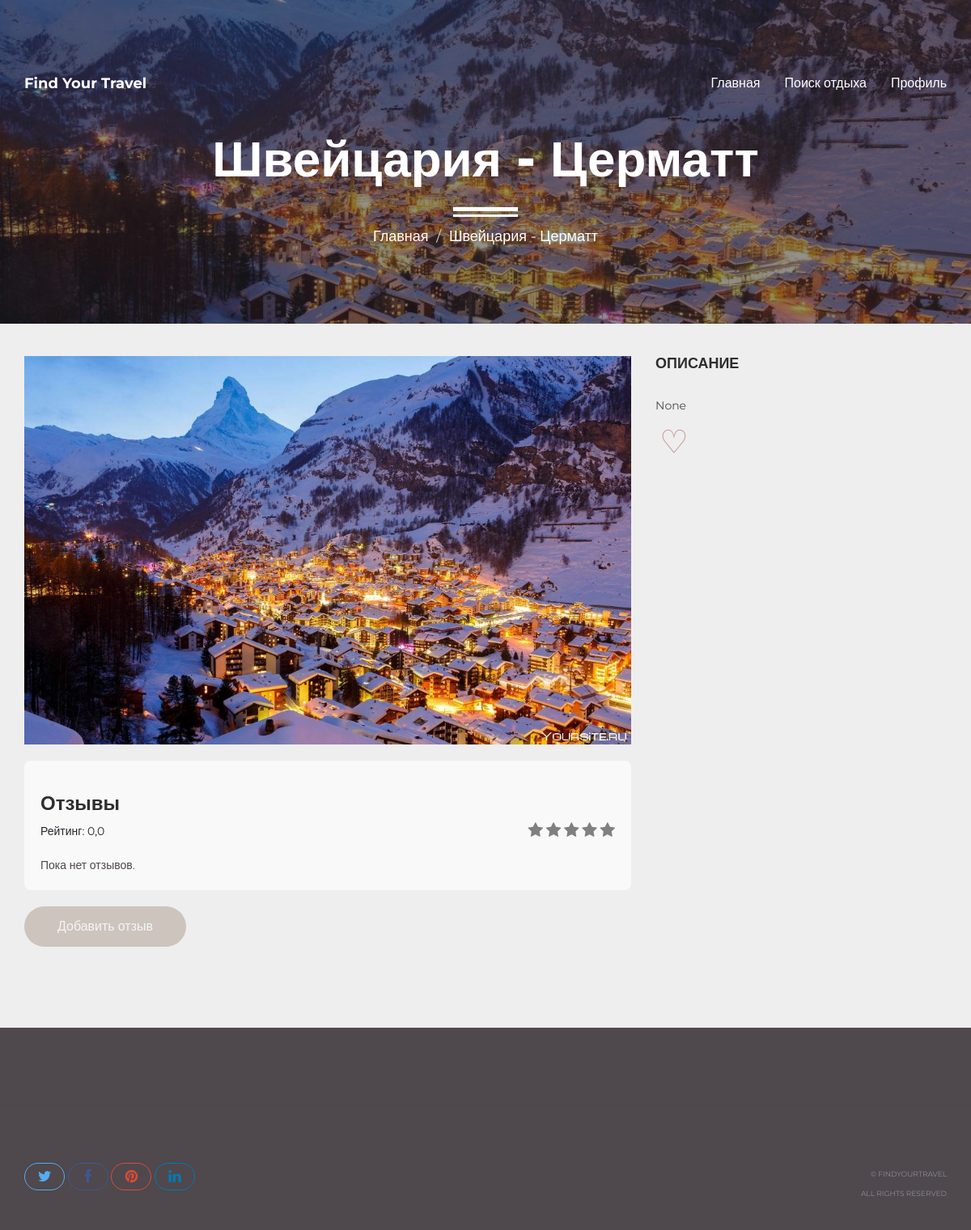
Screenshot of /destination/4/ with the database file from the repository.
### travel_app/models.py (models this page shows, shortened)
class Destination(models.Model):
    CLIMATE_CHOICES = [("Умеренный", "Умеренный"), ("Холодный", "Холодный"), ("Теплый", "Теплый")]
    ACTIVITY_CHOICES = [("Горнолыжный", "Горнолыжный"), ("Культурный", "Культурный"), ("Пляжный", "Пляжный")]
    BUDGET_CHOICES = [("От 300000 руб", "От 300000 руб"), ("От 100000 до 300000 руб", "От 100000 до 300000 руб"),
                      ("До 100000 руб", "До 100000 руб")]
    POPULARITY_CHOICES = [("Низкая", "Низкая"), ("Высокая", "Высокая")]
    DIVERSITY_CHOICES = [("Большое", "Большое"), ("Умеренное", "Умеренное"), ("Незначительное", "Незначительное")]
    climate = models.CharField(max_length=30, choices=CLIMATE_CHOICES)
    activity_type = models.CharField(max_length=30, choices=ACTIVITY_CHOICES)
    budget = models.CharField(max_length=30, choices=BUDGET_CHOICES)
    popularity = models.CharField(max_length=30, choices=POPULARITY_CHOICES)
    cultural_diversity = models.CharField(max_length=30, choices=DIVERSITY_CHOICES)
    image = models.ImageField(upload_to='destination_images/')
    recommendation = models.CharField(max_length=255, default="")
    title = models.CharField(max_length=255, null=True, blank=True)
    description = models.TextField(null=True, blank=True)
    additional_image = models.ImageField(upload_to='destination_additional_images/', null=True, blank=True)

### travel_app/views.py (the view)
# urls.py: path('destination/<int:pk>/', destination_detail, name='destination_detail'),
def destination_detail(request, pk):
    destination = get_object_or_404(Destination, pk=pk)
    reviews = Review.objects.filter(destination=destination)
    user_review = None
    is_favorite = False
    if request.user.is_authenticated:
        user_profile, created = UserProfile.objects.get_or_create(user=request.user)
        user_review = Review.objects.filter(destination=destination, user=request.user).first()
        is_favorite = user_profile.results.filter(recommendation=destination.recommendation).exists()
    average_rating = reviews.aggregate(Avg('rating'))['rating__avg'] or 0
    rounded_average_rating = round(average_rating)
    average_stars = [True if i <= rounded_average_rating else False for i in range(1, 6)]
    reviews_with_stars = []
    for review in reviews:
        stars = [True if i <= review.rating else False for i in range(1, 6)]
        reviews_with_stars.append((review, stars))
    if request.method == 'POST':
        form = ReviewForm(request.POST)
        if form.is_valid():
            if user_review is None:
                review = form.save(commit=False)
                review.user = request.user
                review.destination = destination
                review.save()
                if request.user.is_authenticated:
                    user_profile.add_review(review)
                return redirect('destination_detail', pk=pk)
            else:
                messages.error(request, 'Отзыв уже добавлен.')
    else:
        form = ReviewForm()
    return render(request, 'travel_app/artical_leisure.html', {
        'destination': destination,
        'reviews_with_stars': reviews_with_stars,
        'form': form,
        'user_review': user_review,
        'average_rating': average_rating,
        'average_stars': average_stars,
        'is_favorite': is_favorite,
    })

### travel_app/templates/travel_app/artical_leisure.html (shortened to what this page needs)
{% load static %}
<!DOCTYPE html>
<html lang="en">
<head>
    <link rel="stylesheet" href="http://cdnjs.cloudflare.com/ajax/libs/font-awesome/4.4.0/css/font-awesome.min.css">
    <link href="../../static/travel_app/bootstrap.min.css" rel="stylesheet">
    <link href="../../static/travel_app/style.css" rel="stylesheet">
    <link href="../../static/travel_app/responsive.css" rel="stylesheet">
</head>
<body>
<header id="masthead" class="site-header site-header-white">
    <nav id="primary-navigation" class="site-navigation">
        <div class="container">
            <div class="navbar-header">
                <a href="{% url 'index' %}" class="site-title"><span>Find Your Travel</span></a>
            </div>
            <div class="collapse navbar-collapse" id="agency-navbar-collapse">
                <ul class="nav navbar-nav navbar-right">
                    <li><a href="{% url 'index' %}">Главная</a></li>
                    <li><a href="{% url 'leisure' %}">Поиск отдыха</a></li>
                    {% if user.is_authenticated %}
                    <li><a href="{% url 'profile' %}">Профиль</a></li>
                    {% else %}
                    <li><a href="{% url 'login' %}">Профиль</a></li>
                    {% endif %}
                </ul>
            </div>
        </div>
    </nav>
</header>
<div id="hero" class="hero overlay subpage-hero" style="background-image: url('{{ destination.image.url }}');">
    <div class="hero-content">
        <div class="hero-text">
            <h1>{{ destination.recommendation }}</h1>
            <ol class="breadcrumb">
                <li class="breadcrumb-item"><a href="{% url 'index' %}">Главная</a></li>
                <li class="breadcrumb-item active">{{ destination.recommendation }}</li>
            </ol>
        </div>
    </div>
</div>
<main id="main" class="site-main">
    <section class="site-section subpage-site-section section-project">
        <div class="container">
            <div class="row">
                <div class="col-md-8">
                    {% if destination.image %}
                    <div class="project-img">
                        <img src="{{ destination.image.url }}" class="img-res" alt="{{ destination.title }}">
                    </div>
                    {% endif %}
                </div>
                <aside class="col-md-4">
                    <div class="project-info">
                        <h5>Описание</h5>
                        <p class="project-description">{{ destination.description }}</p>
                        {% if user.is_authenticated %}
                        <form method="post" action="{% url 'toggle_favorite' destination.id %}">
                            {% csrf_token %}
                            <button type="submit" class="heart-button">
                                {% if is_favorite %}
                                <span class="heart-filled">&#9825;</span>
                                {% else %}
                                <span class="heart-outline">&#9825;</span>
                                {% endif %}
                            </button>
                        </form>
                        {% else %}
                        <a href="{% url 'login' %}" class="heart-button">
                            <span class="heart-outline">&#9825;</span>
                        </a>
                        {% endif %}
                    </div>
                </aside>
                <div class="col-md-8 offset-md-2">
                    <div class="reviews-section">
                        <h3>Отзывы</h3>
                        <div class="average-rating">
                            <div>
                                Рейтинг: {{ average_rating|floatformat:1 }}
                            </div>
                            <div class="stars">
                                {% for star in average_stars %}
                                <span class="fa fa-star {% if star %} checked {% endif %}"></span>
                                {% endfor %}
                            </div>
                        </div>
                        {% for review, stars in reviews_with_stars %}
                        <div class="review-block">
                            <div class="review-header">
                                <strong>{{ review.user.username }}</strong>
                                <span>{{ review.created_at }}</span>
                                {% if review.user == request.user %}
                                <form method="post" action="{% url 'delete_review' review.id %}"
                                      style="display: inline;">
                                    {% csrf_token %}
                                    <input type="hidden" name="next" value="{{ request.path }}">
                                    <button type="submit" class="delete-icon">&#128465;</button>
                                </form>
                                {% endif %}
                            </div>
                            <div class="review-text">
                                <h4>Отзыв</h4>
                                <p class="review-content">
                                    {{ review.text }}
                                </p>
                            </div>
                            <div class="stars">
                                {% for star in stars %}
                                <span class="fa fa-star {% if star %} checked {% endif %}"></span>
                                {% endfor %}
                            </div>
                        </div>
                        {% empty %}
                        <p>Пока нет отзывов.</p>
                        {% endfor %}
                    </div>
                    {% if user.is_authenticated %}
                    {% if not user_review %}
                    <a href="{% url 'add_review' destination.pk %}" class="btn btn-primary">Добавить отзыв</a>
                    {% endif %}
                    {% else %}
                    <a href="{% url 'login' %}" class="btn btn-primary">Добавить отзыв</a>
                    {% endif %}
                </div>
            </div>
        </div>
    </section>
</main>
<footer id="colophon" class="site-footer">
    <div class="copyright">
        <div class="container">
            <div class="row">
                <div class="col-xs-8">
                    <div class="social-links">
                        <a class="twitter-bg" href="#"><i class="fa fa-twitter"></i></a>
                        <a class="facebook-bg" href="#"><i class="fa fa-facebook"></i></a>
                        <a class="pinterest" href="#"><i class="fa fa-pinterest"></i></a>
                        <a class="linkedin-bg" href="#"><i class="fa fa-linkedin"></i></a>
                    </div>
                </div>
                <div class="col-xs-4">
                    <div class="text-right">
                        <p>&copy; FindYourTravel</p>
                        <p>All Rights Reserved</p>
                    </div>
                </div>
            </div>
        </div>
    </div>
</footer>
</body>
</html>

### travel_app/static/travel_app/style.css (style rules this page uses)
.container { margin-top: 40px; }
a { transition: all 0.25s ease-in-out; -moz-transition: all 0.25s ease-in-out; -webkit-transition: all 0.25s ease-in-out; -o-transition: all 0.25s ease-in-out; -ms-transition: all 0.25s ease-in-out; cursor: pointer; color: #9fa3a7; }
p { margin-bottom: 0; font-size: 14px; font-weight: 400; color: #4f484d; line-height: 22px; }
h1 { font-size: 62px; color: #f1edd6; }
h2,h3,h4,h5 { color: #2e2e2f; }
p + p { margin-top: 40px; }
.btn { line-height: 50px; min-width: 200px; font-size: 16px; font-weight: 300; border: 0; border-radius: 50px; color: #f5f5f5; background-color: #73563d47; transition: color 0.25s ease-in-out, background-color 0.25s ease-in-out; -moz-transition: color 0.25s ease-in-out, background-color 0.25s ease-in-out; -webkit-transition: color 0.25s ease-in-out, background-color 0.25s ease-in-out; -o-transition: color 0.25s ease-in-out, background-color 0.25s ease-in-out; -ms-transition: color 0.25s ease-in-out, background-color 0.25s ease-in-out; }
html, body { width: 100%; height: 100%; margin: 0; padding: 0; font-family: 'Montserrat', sans-serif; color: #26272d; }
.img-res { display: block; width: 100vw; height: 100vh; max-width: 100%; max-height: 100%; object-fit: cover; }
.site-header { position: absolute; padding: 50px 0 0; background-color: transparent; width: 100%; z-index: 3; }
.site-title { font-size: 18px; line-height: 26px; color: #26272d; }
.site-title span { font-weight: 700; }
.navbar-collapse { text-align: center; }
.navbar-nav { float: none; display: inline-block; }
.navbar-nav > li > a, .slicknav_nav > li > a { padding: 0; font-size: 16px; position: relative; color: #26272d; line-height: 26px; }
.site-header-white .navbar-nav > li > a, .site-header-white .site-title { color: #fff; }
.navbar-nav > li + li { margin-left: 30px; }
.hero { background: url(../img/mainphoto.jpg) no-repeat center / cover; height: 100%; width: 100%; display: table; position: relative; }
.overlay:before { content: ''; background-color: rgba(227, 220, 220, 0.25); height: 100%; width: 100%; position: absolute; top: 0; left: 0; z-index: 0; }
.hero-content { display: table-cell; vertical-align: middle; padding-top: 75px; }
.hero-text { max-width: 890px; width: 100%; margin: 0 auto; padding: 0 15px; text-align: center; }
.hero-text h1 { position: relative; margin: 0; font-weight:800; }
.hero .breadcrumb { padding-top: 50px; margin-bottom: 0; font-size: large; }
.hero .breadcrumb:before { content: ''; display: block; position: absolute; left: 50%; bottom: 45px; height: 12px; width: 80px; border-top: 5px solid #fff; border-bottom: 3px solid #fff; transform: translateX(-50%); -moz-transform: translateX(-50%); -webkit-transform: translateX(-50%); -o-transform: translateX(-50%); -ms-transform: translateX(-50%); }
.subpage-hero { height: 400px; }
.subpage-hero.overlay:before { background-color: rgba(38,39,45,0.5); }
.subpage-hero .hero-content, .subpage-hero .hero-content h1, .subpage-hero a { color: #fff; }
.site-section { padding: 100px 0 140px; }
.site-footer { background-color: rgb(79 72 77); padding-top: 95px; }
.copyright { padding: 30px 0; border-top: 1px solid rgba(38, 41, 44, 0.05); }
.social-links a { line-height: 36px; padding: 5px 15px; font-size: 18px; border: 1px solid; border-radius: 50px; }
.social-links a i { width: 18px; text-align: center; }
a.twitter-bg { color: #55acee; border-color: #55acee; }
a.facebook-bg { color: #3b5998; border-color: #3b5998; }
a.pinterest { color: #dd4b39; border-color: #dd4b39; }
a.linkedin-bg { color: #007bb5; border-color: #007bb5; }
.copyright .text-right { padding: 4px 0; }
.copyright p { font-size: 9px; font-weight: 400; text-transform: uppercase; color: #8b8e94; }
.copyright p + p { margin-top: 2px; }
.subpage-site-section { padding-bottom: 100px; padding-top: 0px; }
.breadcrumb { background-color: transparent; position: relative; }
.breadcrumb .active { color: #fff; }
.project-img { height: 480px; }
.project-info h5 { font-size: 18px; text-transform: uppercase; margin: 0; }
.project-description, .project-date-category { margin: 30px 0 0; }

### rows the page displays
Destination: image (picture), recommendation "Швейцария - Церматт", description "None"

### other values shown
{{ average_rating|floatformat:1 }} "0,0"
